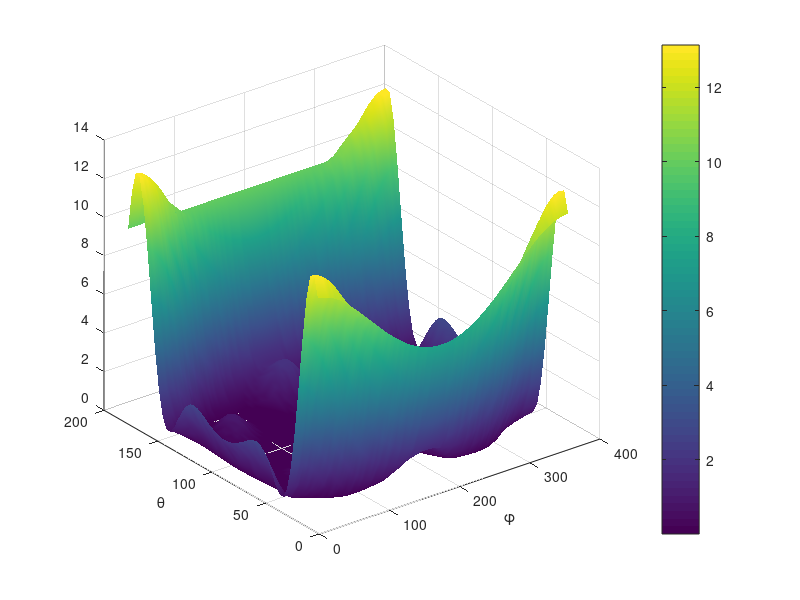

Write the MATLAB code that produced this figure.
%3D Array Factor of a 4x4 planar array antenna 
%Elements on the x and y axis
%Element factor is ignored
%Power Array factor is calculated and plotted
%Code can be extended for larger arrays
clc
clear
       
%constants
c=3e8;
f=1.8e9;
lambda=c/f;
dx=lambda/2; %distance between elements (X)
dy=lambda/2;%distance between elements (Y)
AB=[1 1 1 1;
    1 1 1 1;
    1 1 1 1;
    1 1 1 1]; % Array amplitudes
AB_phase=[90 90 90 90;
          0 0 0 0;
          0 0 0 0;
          0 0 0 0]*pi/180; %Array phases
AB_coe=AB.*(cos(AB_phase)+j*sin(AB_phase));
total_power= ( sum(sum(AB.^2)) ); 
%AF calculation
theta0=[pi/50:pi/50:pi];
phi0=[pi/50:pi/50:2*pi];
[phi,theta]=meshgrid(phi0,theta0);
sinU=sin(theta).*cos(phi);
sinV=sin(theta).*sin(phi);
AF_Field=0;
for n=1:4
    for m=1:4
        AF_Field = AB_coe(n,m)*exp(j*2*pi*(n-1)/lambda*dx*(sinU)).*exp(j*2*pi*(m-1)/lambda*dy*(sinV)) + AF_Field; 
    end
end
AF_power=AF_Field.^2;
AF_power_normalized=AF_power/total_power;
%Plotting
%mesh(phi0*180/pi,theta0*180/pi,20*log10(abs(AF)))
axis([0 360 0 180 -10 6])
surf(phi0*180/pi,theta0*180/pi,(abs(AF_power_normalized))), colorbar
xlabel('\phi')
ylabel('\theta')
shading interp